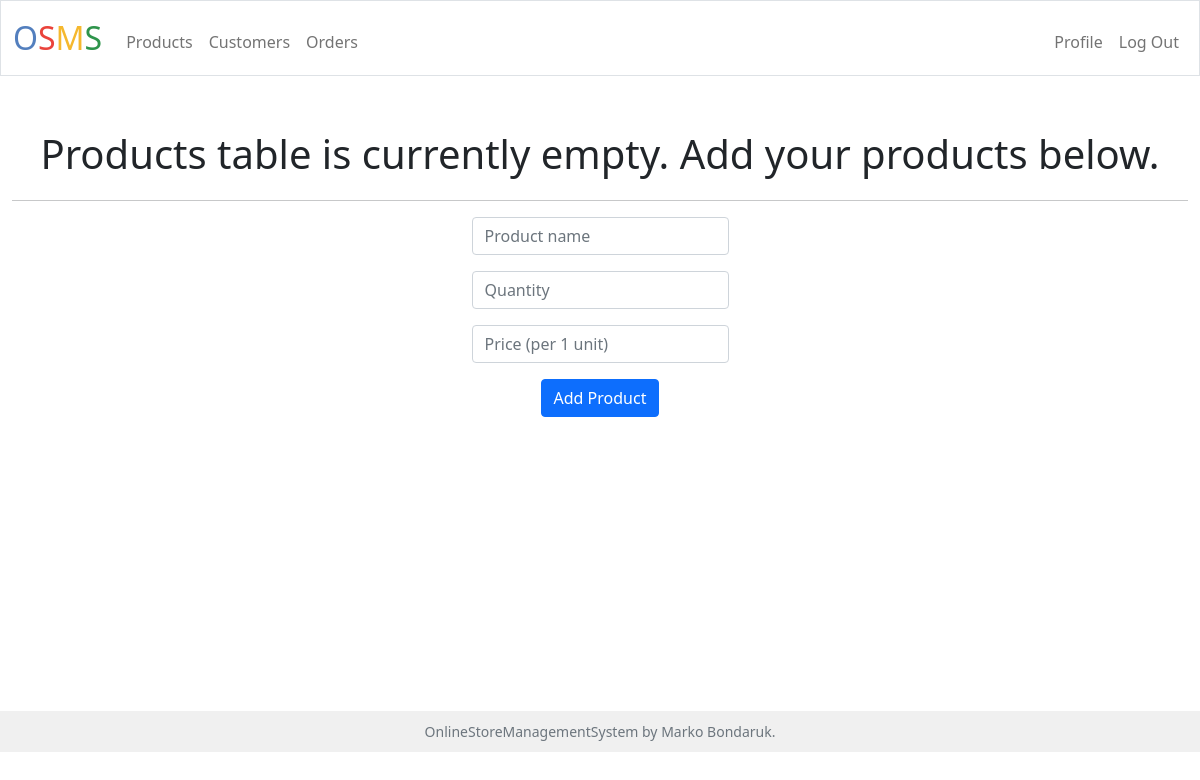
/products (signed in), run on an earlier commit of the app's database.
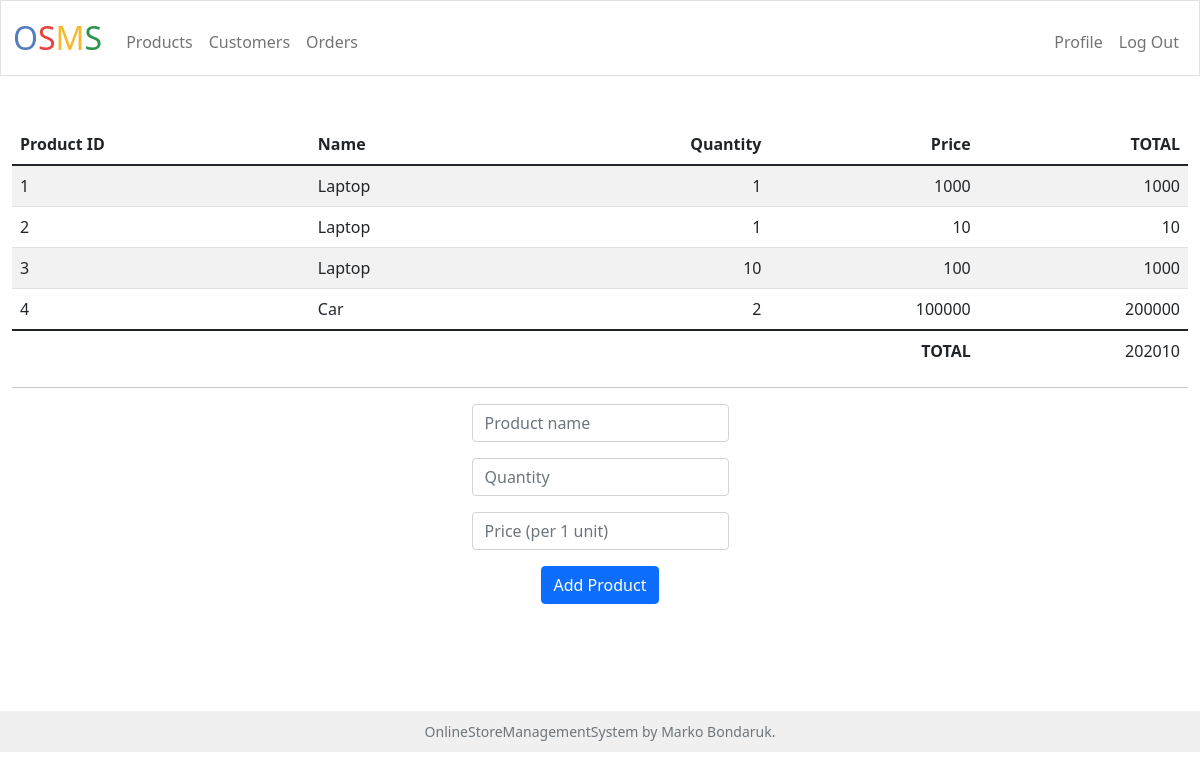
And on a later commit of the database.
### tables this page shows
CREATE TABLE products (
        id INTEGER PRIMARY KEY,
        user_id INTEGER NOT NULL,
        name TEXT NOT NULL,
        quantity INTEGER,
        price INTEGER,
        FOREIGN KEY(user_id) REFERENCES users(id)
    );

### project.py (the view)
@app.route("/products", methods=["GET", "POST"])
@login_required
def products():
    cursor = get_cursor()
    if request.method == "POST":
        name = request.form.get("productname")
        if not name:
            return render_template("products.html", name_empty = True)
        try:
            quantity = float(request.form.get("quantity"))
        except ValueError:
            return render_template("products.html", error_quantity = True)
        try:
            price = round(float(request.form.get("price")),2)
        except ValueError:
            return render_template("products.html", error_price = True)
        cursor.execute("INSERT INTO products (user_id, name, quantity, price) VALUES (?, ?, ?, ?)", (session["user_id"], name, quantity, price))
        cursor.connection.commit()
        cursor.execute("SELECT * FROM products WHERE user_id = ?", (session["user_id"],))
        products = cursor.fetchall()
        total_price = 0
        for product in products:
            total_price += product[-1] * product[-2]
        cursor.close()
        return render_template("products.html", products=products, total_price=total_price)
    else:
        cursor.execute("SELECT * FROM products WHERE user_id = ?", (session["user_id"],))
        products = cursor.fetchall()
        if len(products) == 0:
            return render_template("products.html", empty_list = True)
        total_price = 0
        for product in products:
            total_price += product[-1] * product[-2]
        cursor.close()
        return render_template("products.html", products=products, total_price=total_price)

### helpers.py (called while the page is built)
def login_required(f):
    @wraps(f)
    def decorated_function(*args, **kwargs):
        if session.get("user_id") is None:
            return redirect("/login")
        return f(*args, **kwargs)
    return decorated_function

### project.py (called while the page is built)
def get_cursor():
    return sqlite3.connect('app.db').cursor()

@app.after_request
def after_request(response):
    response.headers["Cache-Control"] = "no-cache, no-store, must-revalidate"
    response.headers["Expires"] = 0
    response.headers["Pragma"] = "no-cache"
    return response

### templates/products.html (shortened to what this page needs)
{% extends "layout.html" %}
{% block main %}
<div>
    {% if empty_list %}
    <p class="header">Products table is currently empty. Add your products below.</p>
    {% else %}
    <table class="table table-striped">
        <thead>
            <tr>
                <th class="text-start">Product ID</th>
                <th class="text-start">Name</th>
                <th class="text-end">Quantity</th>
                <th class="text-end">Price</th>
                <th class="text-end">TOTAL</th>
            </tr>
        </thead>
       <tbody>
            {% for product in products %}
                <tr>
                    <td class="text-start">{{ product[0] }}</td>
                    <td class="text-start">{{ product[2] }}</td>
                    <td class="text-end">{{ product[3] }}</td>
                    <td class="text-end">{{ product[4] }}</td>
                    <td class="text-end">{{ product[3] * product[4] }}</td>
                </tr>
            {% endfor %}
        </tbody>
        <tfoot>
            <tr>
                <td class="border-0 fw-bold text-end" colspan="4">TOTAL</td>
                <td class="border-0 w-bold text-end">{{ total_price}}</td>
            </tr>
        </tfoot>
    </table>
    {% endif %}
</div>
<hr>
<form action="/products" method="post">
    <div class="mb-3">
        <input class="form-control mx-auto w-auto" id="productname" name="productname" placeholder="Product name">
    </div>
    <div class="mb-3">
        <input class="form-control mx-auto w-auto" id="quantity" name="quantity" placeholder="Quantity">
    </div>
    <div class="mb-3">
        <input class="form-control mx-auto w-auto" id="price" name="price" placeholder="Price (per 1 unit)">
    </div>
    <button class="btn btn-primary" type="submit">Add Product</button>
</form>
{% endblock %}

### templates/layout.html (shortened to what this page needs)
<!DOCTYPE html>
<html lang="en">
    <head>
        <link href="https://cdn.jsdelivr.net/npm/bootstrap@5.1.3/dist/css/bootstrap.min.css" rel="stylesheet">
        <link href="/static/styles.css" rel="stylesheet">
    </head>
    <body>
        <nav class="bg-lighf border navbar navbar-expand-md navbar-light">
            <div class="container-fluid" id="content">
                <a class="navbar-brand" href="/"><span class="blue">O</span><span class="red">S</span><span class="yellow">M</span><span class="green">S</span></a>
                <div class="collapse navbar-collapse" id="navbar">
                    {% if session["user_id"] %}
                        <ul class="navbar-nav me-auto mt-2">
                            <li class="nav-item"><a class="nav-link" href="/products">Products</a></li>
                            <li class="nav-item"><a class="nav-link" href="/customers">Customers</a></li>
                            <li class="nav-item"><a class="nav-link" href="/orders">Orders</a></li>
                        </ul>
                        <ul class="navbar-nav ms-auto mt-2">
                            <li class="nav-item"><a class="nav-link" href="/profile ">Profile</a></li>
                            <li class="nav-item"><a class="nav-link" href="/logout">Log Out</a></li>
                        </ul>
                    {% else %}
                        <ul class="navbar-nav ms-auto mt-2">
                            <li class="nav-item"><a class="nav-link" href="/register">Register</a></li>
                            <li class="nav-item"><a class="nav-link" href="/login">Log In</a></li>
                        </ul>
                    {% endif %}
                </div>
            </div>
        </nav>
        <main class="container-fluid py-5 text-center">
            {% block main %}{% endblock %}
        </main>
        <footer class="mb-5 small text-center text-muted">
            OnlineStoreManagementSystem by Marko Bondaruk.</a>
        </footer>
    </body>
</html>

### static/styles.css (style rules this page uses)
nav .navbar-brand { font-size: xx-large; }
nav .navbar-brand .blue { color: #537fbe; }
nav .navbar-brand .red { color: #ea433b; }
nav .navbar-brand .yellow { color: #f5b82e; }
nav .navbar-brand .green { color: #2e944b; }
body { min-height: 100vh; margin: 0; padding: 0; display: flex; flex-direction: column; }
#content { flex: 1; }
footer { position: fixed; bottom: 0; left: 0; right: 0; background-color: #f0f0f0; padding: 10px; }

What changed in the data, as far as the page shows it:
added products: id "1", name "Laptop", quantity "1", price "1000", product[3]*product[4] "1000"
added products: id "2", name "Laptop", quantity "1", price "10", product[3]*product[4] "10"
added products: id "3", name "Laptop", quantity "10", price "100", product[3]*product[4] "1000"
added products: id "4", name "Car", quantity "2", price "100000", product[3]*product[4] "200000"
Also different on the page:
{{ total_price }}: (not shown) → "202010"
text no longer shown: "Products table is currently empty. Add your products below."
text now shown: "Product ID Name Quantity Price TOTAL TOTAL"
